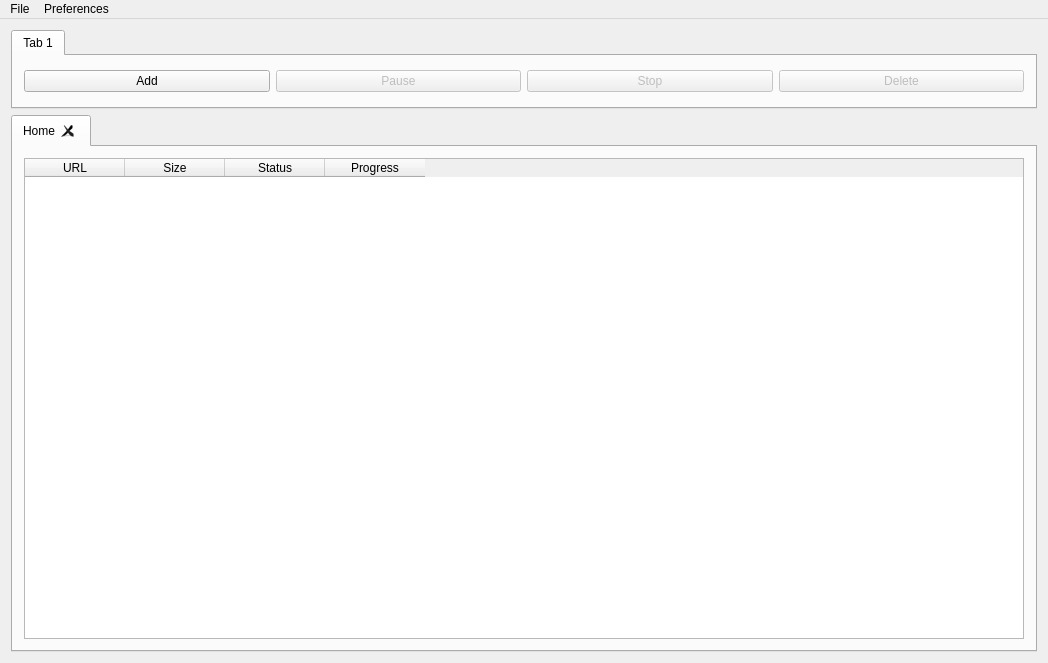
<?xml version="1.0" encoding="UTF-8"?>
<ui version="4.0">
 <class>MainWindow</class>
 <widget class="QMainWindow" name="MainWindow">
  <property name="geometry">
   <rect>
    <x>0</x>
    <y>0</y>
    <width>1048</width>
    <height>663</height>
   </rect>
  </property>
  <property name="minimumSize">
   <size>
    <width>0</width>
    <height>663</height>
   </size>
  </property>
  <property name="windowTitle">
   <string>Ultimate Download Manager</string>
  </property>
  <property name="windowIcon">
   <iconset>
    <normaloff>Images/UDM.ico</normaloff>Images/UDM.ico</iconset>
  </property>
  <property name="unifiedTitleAndToolBarOnMac">
   <bool>false</bool>
  </property>
  <widget class="QWidget" name="centralWidget">
   <layout class="QGridLayout" name="gridLayout">
    <item row="0" column="0">
     <widget class="QTabWidget" name="tabWidgetRibbon">
      <property name="minimumSize">
       <size>
        <width>0</width>
        <height>79</height>
       </size>
      </property>
      <property name="maximumSize">
       <size>
        <width>16777215</width>
        <height>79</height>
       </size>
      </property>
      <property name="currentIndex">
       <number>0</number>
      </property>
      <widget class="QWidget" name="tab">
       <attribute name="title">
        <string>Tab 1</string>
       </attribute>
       <layout class="QHBoxLayout" name="horizontalLayout">
        <item>
         <widget class="QPushButton" name="pushButton">
          <property name="text">
           <string>Add</string>
          </property>
         </widget>
        </item>
        <item>
         <widget class="QPushButton" name="btnStartPause">
          <property name="enabled">
           <bool>false</bool>
          </property>
          <property name="text">
           <string>Pause</string>
          </property>
         </widget>
        </item>
        <item>
         <widget class="QPushButton" name="pushButton_2">
          <property name="enabled">
           <bool>false</bool>
          </property>
          <property name="text">
           <string>Stop</string>
          </property>
         </widget>
        </item>
        <item>
         <widget class="QPushButton" name="btnDelete">
          <property name="enabled">
           <bool>false</bool>
          </property>
          <property name="text">
           <string>Delete</string>
          </property>
         </widget>
        </item>
       </layout>
      </widget>
     </widget>
    </item>
    <item row="1" column="0">
     <widget class="DownloadTabWidget" name="tabWidgetMain">
      <property name="currentIndex">
       <number>0</number>
      </property>
      <property name="tabsClosable">
       <bool>true</bool>
      </property>
      <widget class="QWidget" name="tab_3">
       <attribute name="title">
        <string>Home</string>
       </attribute>
       <layout class="QGridLayout" name="gridLayout_4">
        <item row="0" column="0">
         <widget class="QTableWidget" name="tableWidget">
          <property name="selectionMode">
           <enum>QAbstractItemView::SingleSelection</enum>
          </property>
          <property name="selectionBehavior">
           <enum>QAbstractItemView::SelectRows</enum>
          </property>
          <property name="columnCount">
           <number>4</number>
          </property>
          <column>
           <property name="text">
            <string>URL</string>
           </property>
          </column>
          <column>
           <property name="text">
            <string>Size</string>
           </property>
          </column>
          <column>
           <property name="text">
            <string>Status</string>
           </property>
          </column>
          <column>
           <property name="text">
            <string>Progress</string>
           </property>
          </column>
         </widget>
        </item>
       </layout>
      </widget>
     </widget>
    </item>
   </layout>
  </widget>
  <widget class="QMenuBar" name="menuBar">
   <property name="geometry">
    <rect>
     <x>0</x>
     <y>0</y>
     <width>1048</width>
     <height>25</height>
    </rect>
   </property>
   <widget class="QMenu" name="menuFile">
    <property name="title">
     <string>File</string>
    </property>
    <addaction name="actionOpen_Download_Directory"/>
    <addaction name="actionQuit"/>
   </widget>
   <widget class="QMenu" name="menuPreferences">
    <property name="title">
     <string>Preferences</string>
    </property>
    <addaction name="actionSettings"/>
   </widget>
   <addaction name="menuFile"/>
   <addaction name="menuPreferences"/>
  </widget>
  <action name="actionAdd">
   <property name="text">
    <string>Add</string>
   </property>
  </action>
  <action name="actionQuit">
   <property name="text">
    <string>Quit</string>
   </property>
  </action>
  <action name="actionStop">
   <property name="enabled">
    <bool>false</bool>
   </property>
   <property name="text">
    <string>Stop</string>
   </property>
  </action>
  <action name="actionSettings">
   <property name="text">
    <string>Settings</string>
   </property>
   <property name="iconVisibleInMenu">
    <bool>true</bool>
   </property>
  </action>
  <action name="actionOpen_Download_Directory">
   <property name="text">
    <string>Open Download Directory</string>
   </property>
  </action>
 </widget>
 <layoutdefault spacing="6" margin="11"/>
 <customwidgets>
  <customwidget>
   <class>DownloadTabWidget</class>
   <extends>QTabWidget</extends>
   <header>downloadtabwidget.h</header>
   <container>1</container>
  </customwidget>
 </customwidgets>
 <resources/>
 <connections/>
</ui>
